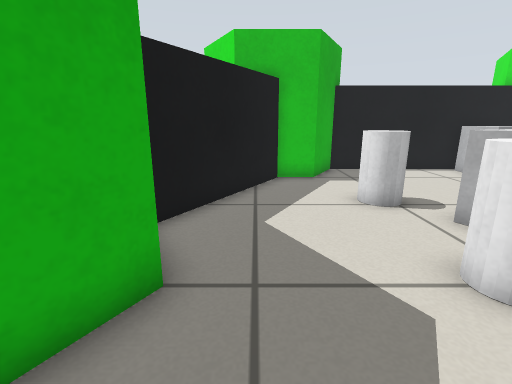
View 1 (above)

16 first-person views from a walk through a world built for the Gazebo simulator. The camera is 0.56 m above the floor, tilts 14° down and sees 85° across. The floor is counted in squares, 0.25 m on a side. Each view is taken from the middle of a square. On the plan, view 1 faces up. The plan holds only what a view shows up to about 17 squares ahead; the rest is blank. The place goes on beyond the plan.

View 2
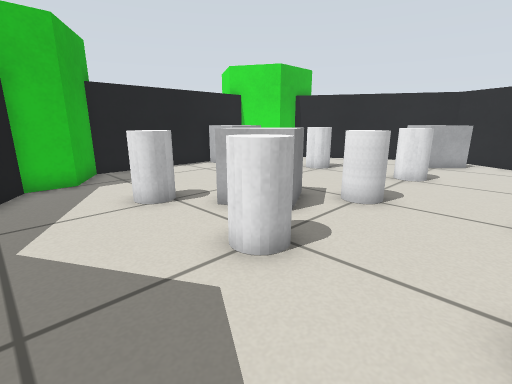

View 3
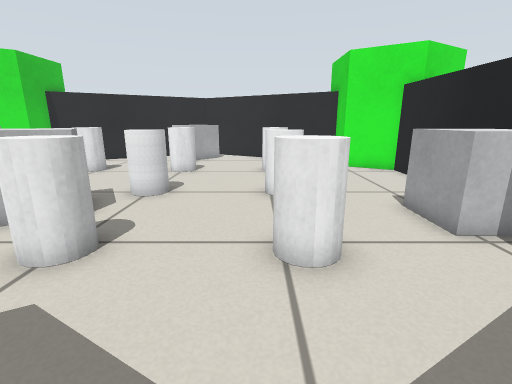

View 4
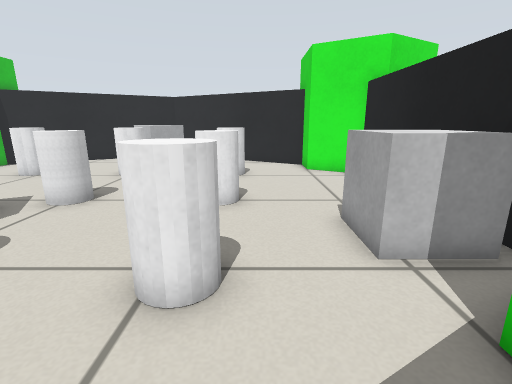

View 5
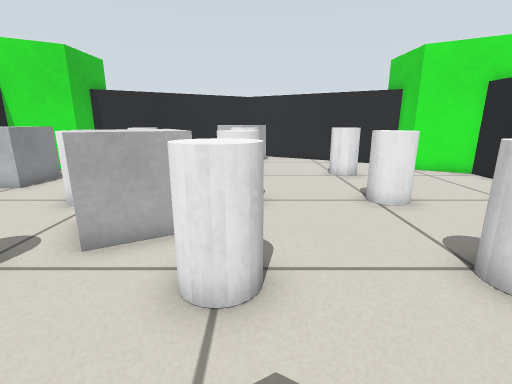

View 6
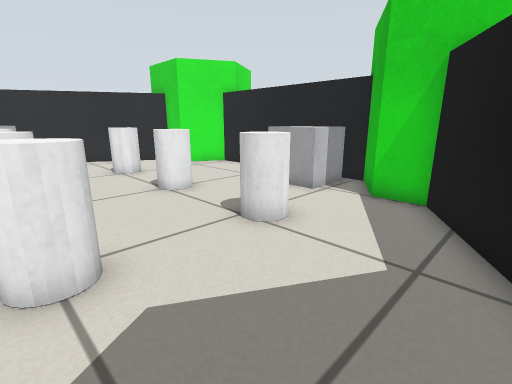

View 7
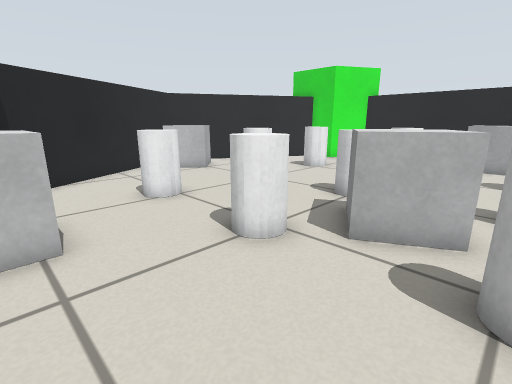

View 8
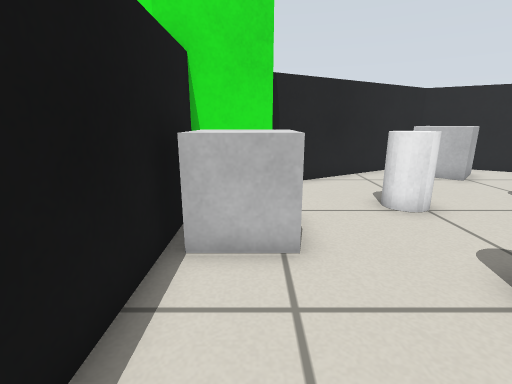

View 9
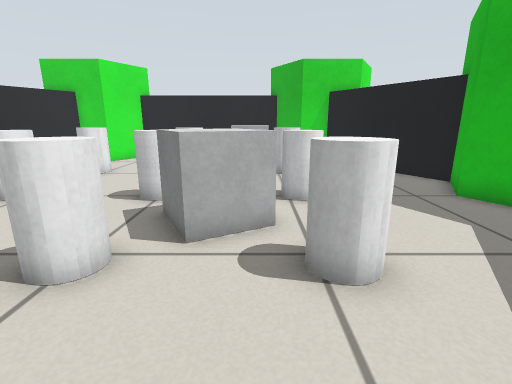

View 10
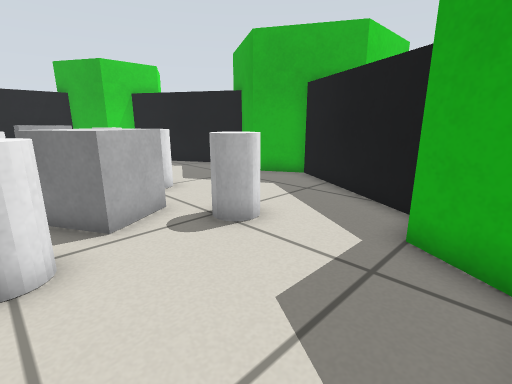

View 11
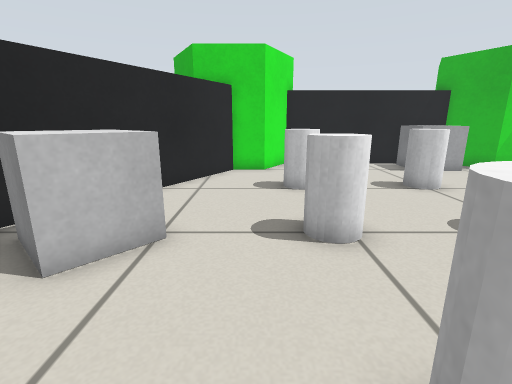

View 12
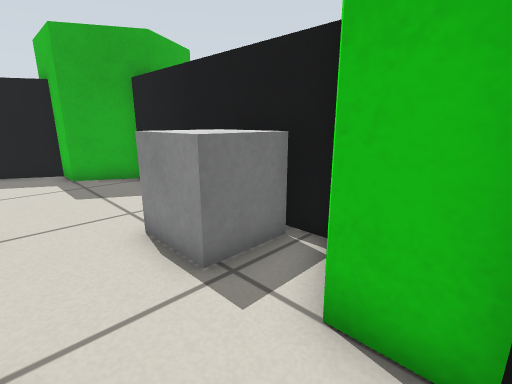

View 13
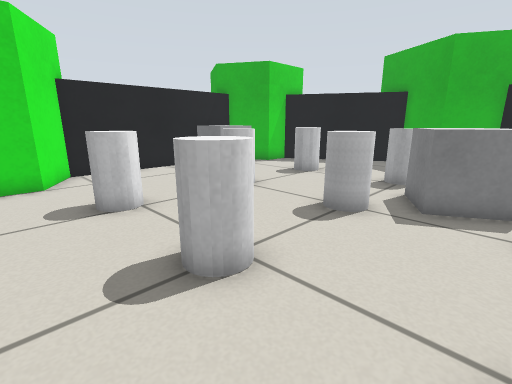

View 14
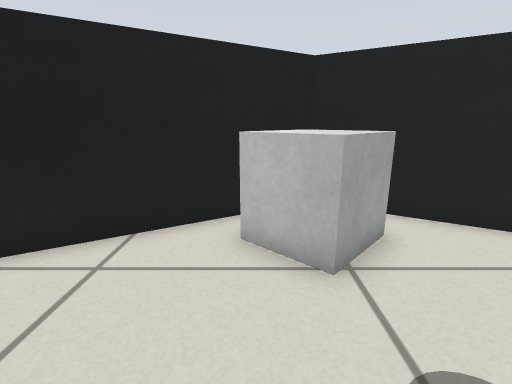

View 15
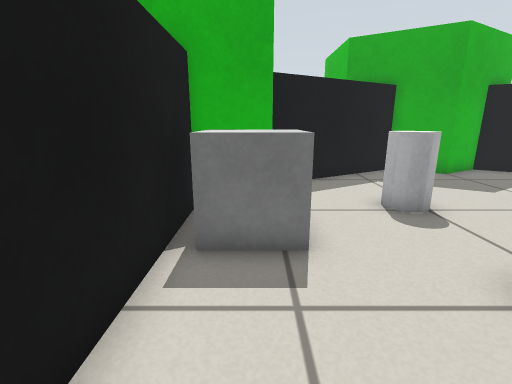

View 16
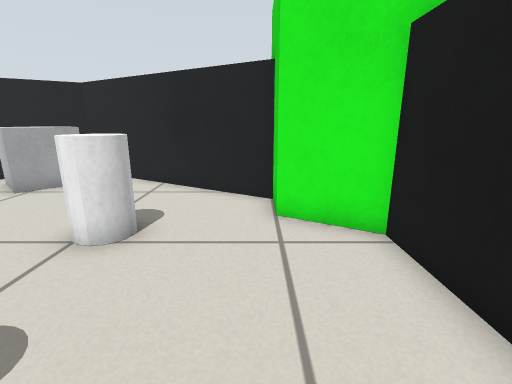

### Floor plan
Points are (right, up) in squares from view 1. A wall is a line through its corners. A room is listed if a view was taken in it or the views show most of it. See-through windows are left out.
Room 1 (views 1, 2, 3, 4, 5, 6, 7, 8, 9, 10, 11, 12, 13, 14, 15, 16)
walls: (-1.3, 3.5) (-2.5, 1.4) (0.9, -4.5) (2.4, -4.5) (3.7, -6.7) (12.3, -6.7) (13.6, -4.5) (15.1, -4.5) (19.7, 3.5) (15.1, 11.5) (13.6, 11.5) (12.3, 13.7) (3.7, 13.7) (2.4, 11.5) (0.9, 11.5) (-2.5, 5.6) (-1.3, 3.5)
objects: white cylinder (3, -1) to (4, 0); white cylinder (3, 3) to (4, 4); white cylinder (3, 7) to (4, 8); grey box (4, -6) to (6, -4); grey box (5, 4) to (7, 7); white cylinder (8, -1) to (8, 0); white cylinder (8, 3) to (8, 4); white cylinder (8, 7) to (8, 8); grey box (10, 11) to (11, 13); white cylinder (12, -1) to (13, 0); white cylinder (12, 3) to (13, 4); white cylinder (12, 7) to (13, 8); grey box (16, 3) to (19, 5)

Positions as (right, up) in squares from view 1, and headings:
1: (0, 0), facing up
2: (0, 0), facing up-right
3: (-1, 0), facing right
4: (0, -2), facing right
5: (0, 3), facing right
6: (-1, 4), facing down-right
7: (4, 12), facing down-right
8: (5, 12), facing right
9: (5, 12), facing down
10: (8, 13), facing down-left
11: (14, 9), facing down
12: (15, 9), facing up-left
13: (15, 7), facing down-left
14: (12, 5), facing right
15: (11, -5), facing left
16: (7, -4), facing right
